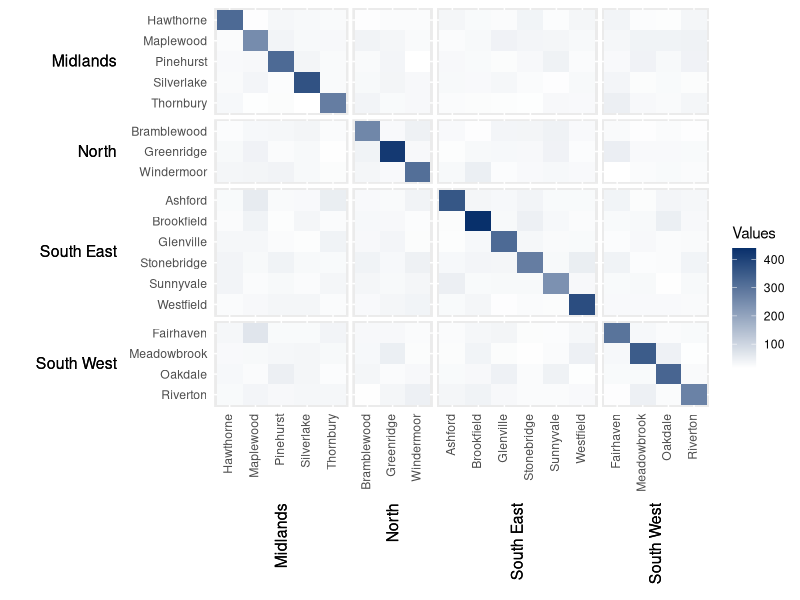
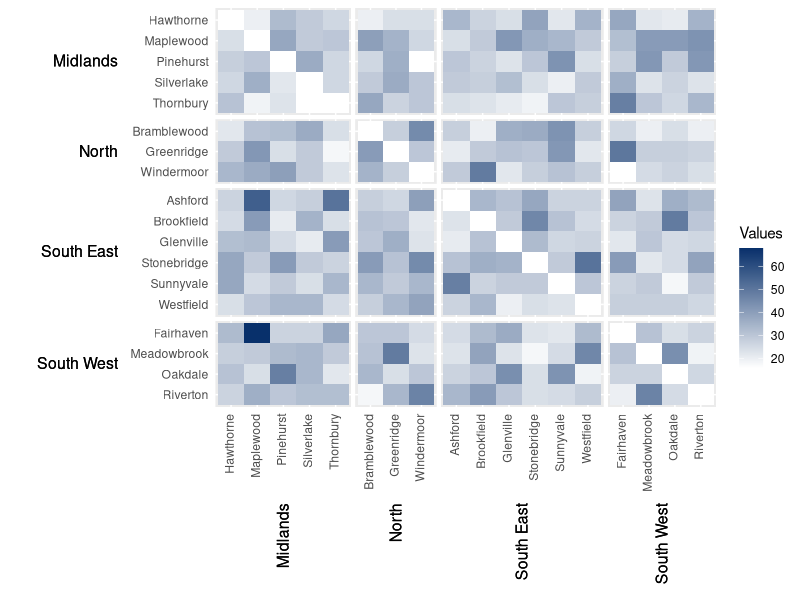
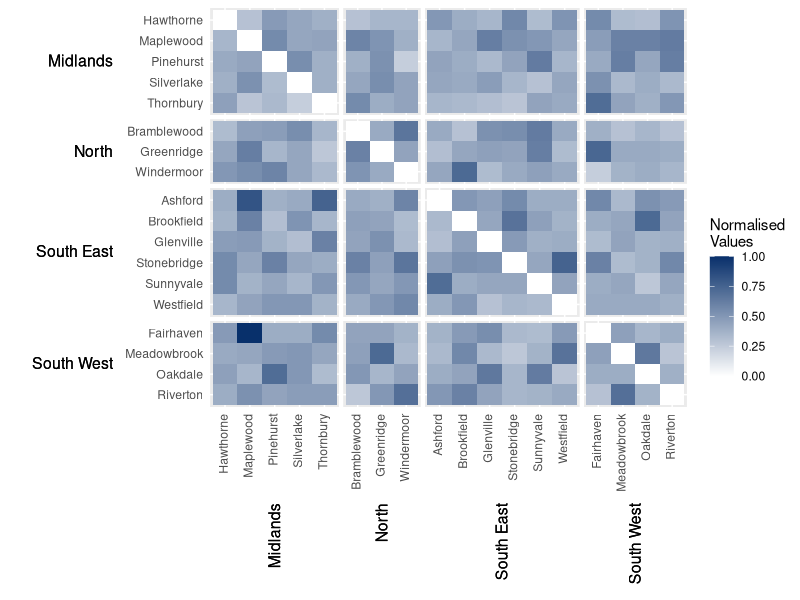
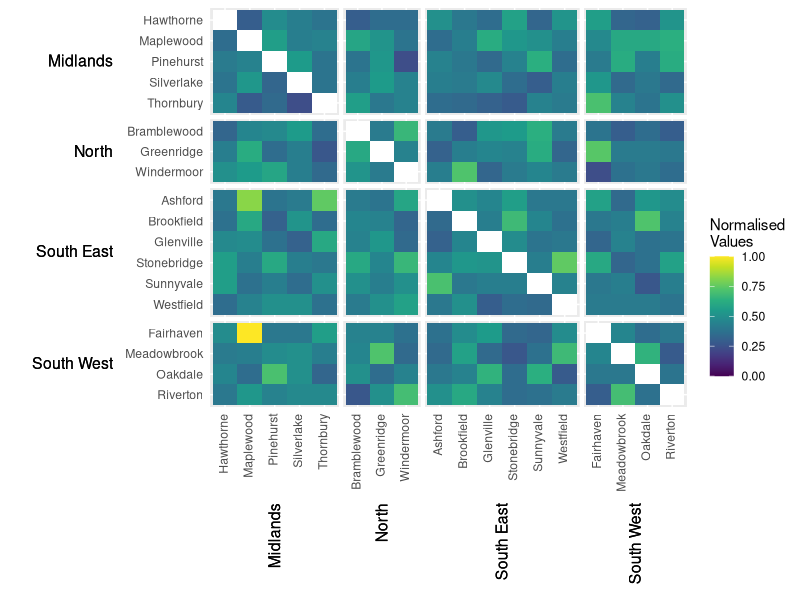
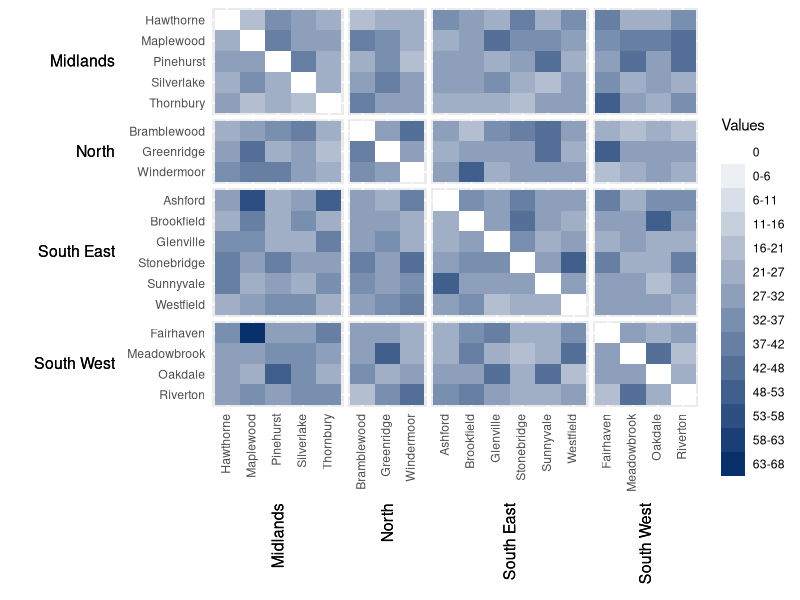
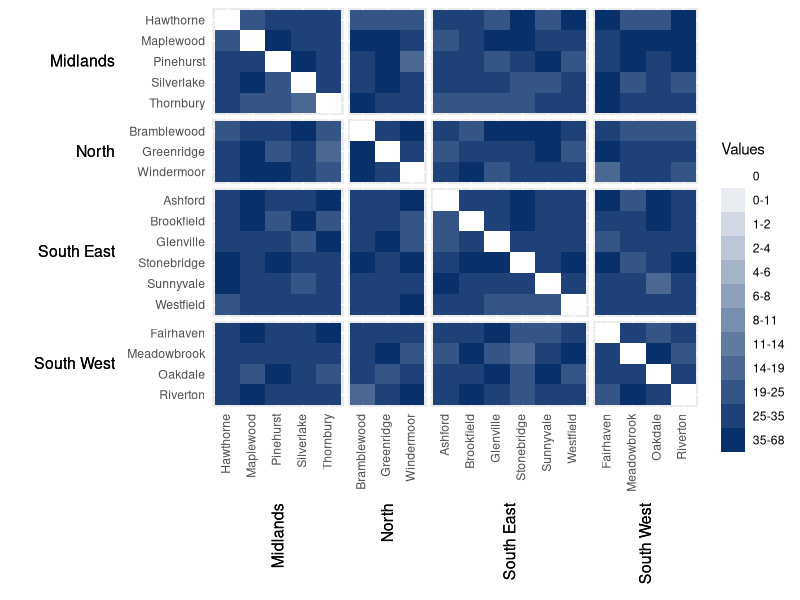
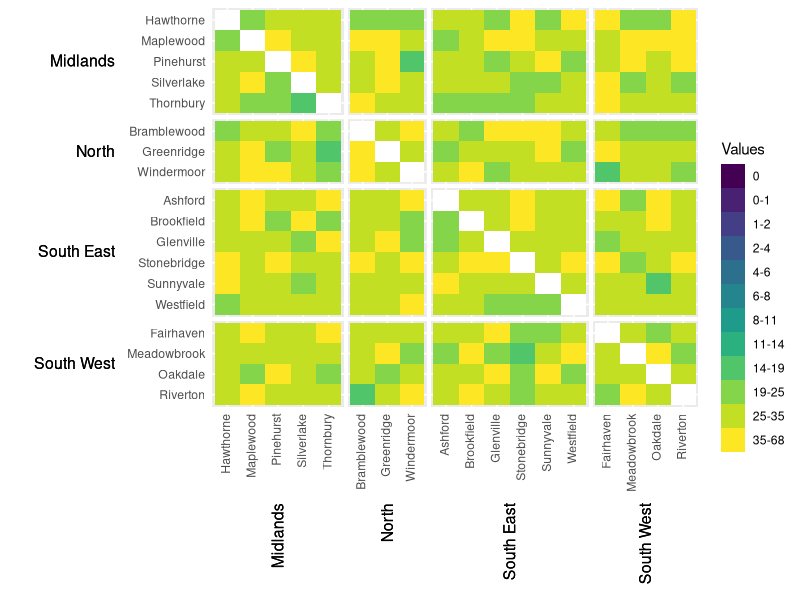
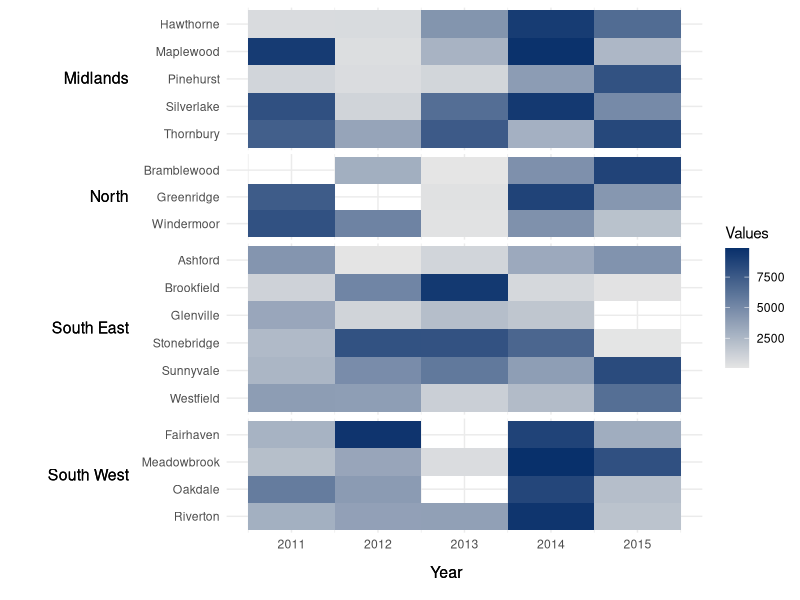

These figures' R source, in order:
## ---- chunk 1
knitr::opts_chunk$set(
  collapse = TRUE,
  comment = "#>"
)
## ---- chunk 2
library(dplyr)
library(purrr)
library(tidyr)
library(ggplot2)
library(patchwork)

# Create example_migration

# Define names of fake counties
fake_counties = c("Greenridge","Windermoor","Bramblewood","Silverlake",
                  "Thornbury","Maplewood","Hawthorne","Pinehurst",
                  "Riverton","Meadowbrook","Fairhaven","Oakdale","Stonebridge",
                  "Brookfield","Ashford","Glenville","Sunnyvale","Westfield")

# Create region county lookup tables
rc_lkp = data.frame(region = c(rep("North",3),rep("Midlands",5),
                               rep("South West",4),rep("South East",6)),
                    county = fake_counties)
og_lkp = rc_lkp %>% setNames(c("Origin Region"     ,"Origin County"     ))
dn_lkp = rc_lkp %>% setNames(c("Destination Region","Destination County"))

# Create dataframe of fake migration data
set.seed(1234)
example_migration = expand.grid(fake_counties,fake_counties) %>%
                    setNames(paste(c("Origin","Destination"),"County",sep=" ")) %>%
                    full_join(og_lkp) %>% full_join(dn_lkp) %>%
                    mutate(Migration = (1/rgamma(18*18, shape = 17, rate = 0.5)) %>%
                                       {. * 1000} %>% round())
example_migration[example_migration$`Origin County` ==
                  example_migration$`Destination County`,"Migration"] =
 example_migration[example_migration$`Origin County` ==
                   example_migration$`Destination County`,"Migration"] * 10

# Define names of fake counties
fake_counties = c("Greenridge","Windermoor","Bramblewood","Silverlake",
                  "Thornbury","Maplewood","Hawthorne","Pinehurst",
                  "Riverton","Meadowbrook","Fairhaven","Oakdale","Stonebridge",
                  "Brookfield","Ashford","Glenville","Sunnyvale","Westfield")



# Create example time_series

# Create dataframe of fake migration data
set.seed(1234)
example_time_series = data.frame(region = c(rep("North",3),rep("Midlands",5),
                                            rep("South West",4),rep("South East",6)),
                                 county = fake_counties,
                                 year_2011 = sample(1:10000,length(fake_counties)),
                                 year_2012 = sample(1:10000,length(fake_counties)),
                                 year_2013 = sample(1:10000,length(fake_counties)),
                                 year_2014 = sample(1:10000,length(fake_counties)),
                                 year_2015 = sample(1:10000,length(fake_counties))) %>%
  setNames(c("Region","County",2011:2015)) %>%
  pivot_longer(cols = `2011`:`2015`,
                      names_to = "Year",
                      values_to = "Immigration") %>%
  mutate(Year = as.numeric(Year))
example_time_series[sample(1:(length(fake_counties)*5),5),"Immigration"] = NA

# Define cg
cg = function(colour1, colour2, n = 15) {

  # Create a color palette function
  colour_func <- grDevices::colorRampPalette(c(colour1, colour2))

  # Generate the color gradient
  colour_gradient <- colour_func(n)

  # Return colour gradient
  return(colour_gradient)
}

# Define decimal places
decimalplaces <- function(x) {
  if (abs(x - round(x)) > .Machine$double.eps^0.5) {
    nchar(strsplit(sub('0+$', '', as.character(x)), ".", fixed = TRUE)[[1]][[2]])
  } else {
    return(0)
  }
}

# Define exp_seq
exp_seq = function(n,ln=15,exponent=2,round_values=TRUE,rmv_extremes=TRUE) {

  # Check variables have been entered correctly
  if (!is.numeric(exponent) || exponent < 1) { stop("`exponent` must be a numer greater than or equal to 1.") }

  # Create a sequence from 1 to n.
  # If `n` is specified as 1, the vector will be scaled to between 0 and 1.
  if (n == 1) {
    seq = seq(0, 1000, length.out = ln)
    round_values = FALSE
  } else {
    seq = seq(0, n, length.out = ln)
  }

  # Apply the logarithm to the sequence
  exp_seq = seq %>% {.^exponent}

  # Scale the sequence to the range [0, 1]
  min_val = min(exp_seq)
  max_val = max(exp_seq)
  one_seq = ((exp_seq - min_val) / (max_val - min_val))

  # Scale sequence to n
  if (round_values) {
    scaled_one_seq = one_seq %>% {. * n} %>% round()
  } else if (n == 1) {
    scaled_one_seq = one_seq
  } else {
    scaled_one_seq = one_seq %>% {. * n}
  }

  # Option to remove zero and the maximum value (i.e. `n`) from the beginning and the end of the vector
  if (rmv_extremes) {
    scaled_one_seq = scaled_one_seq %>% .[2:(length(.)-1)]
  }

  # Return scaled sequence
  return(scaled_one_seq)
}

# Define hhm
hhm = function(df,ylower,yupper,xlower,xupper,values,rm_diag=F,lgttl=NULL,bins=NULL,cbrks=NULL,cclrs=NULL,norm_lgd=F,lgdps=0,xttl_height=0.15,yttl_width=0.15) {

  # Define max value supplied to `values`
  if (rm_diag) {
    max_value = max(df[df[[xlower]] != df[[ylower]],values], na.rm = TRUE)
  } else {
    max_value = max(df[[values]], na.rm = TRUE)
  }

  # Check that supplied model inputs are compatible and won't cause errors
  if (!is.null(bins) && !is.null(cbrks)) { stop("The inputs bins and cbrks should not be supplied at the same time.
bins is used to break the data into a specific number of groups with equal intervals between the min and max values.
cbrks is used to manually break the data into groups based on the supplied thresholds.
Please provide either one or the other.") }
  if (!is.null(bins) && !is.null(cclrs)) {
    if (bins != length(cclrs)) { stop("If both bins and cclrs are provideds, bins and cclrs must both be vectors with cclrs having a length equal to the value of bins.") }
  }
  if (!is.null(cbrks) && rm_diag) {
    if ( (min(cbrks) <= 0) || (max(cbrks) >= max_value) ) { stop(paste0("All values in cbrks must be between 0 and the largest value provided to `values`.
In this instance rm_diag == TRUE, so only values not on the diagonal are considered.
All values provided to cbrks should therefore be between greater than 0 and less than ",max_value,".")) }
  }
  if (!is.null(cbrks) && rm_diag == F) {
    if ( !is.null(cbrks) && (min(cbrks) <= 0) || (max(cbrks) >= max_value) ) { stop(paste0("All values in cbrks must be between 0 and the largest value provided to `values`.
In this instance all values provided to cbrks should therefore be between greater than 0 and less than ",max_value,".")) }
  }
  if (!is.null(cbrks) && !is.null(cclrs)) {
    if ( length(cbrks) != (length(cclrs)-2) ) { stop("If both cbrks and cclrs are provided, cbrks and cclrs must both be vectors with cclrs having a length two longer than cbrks.") }
  }
  if (!is.null(cbrks) && norm_lgd) {
    if (min(range(cbrks)) <  0 || max(range(cbrks)) > 1) { stop("If normalising the values (norm_lgd == TRUE), all breaks provided to cbrks must be between 0 and 1.") }
  }
  if (!is.null(cbrks) && (cbrks %>% diff() %>% {. <= 0} %>% sum() %>% {. > 0})) { stop("Please ensure the values in cbrks are provided in ascending order.") }

  # Remove unwanted rows and format origin so geographies appear in alphabetical order
  df = df[,c(ylower,xlower,yupper,xupper,values)]

  # Define the groups to be shown along the x and y axes
  # If ordering of groups already defined via factor ordering, take this as the order
  # the groups should appear (top to bottom / left to right). # Otherwise, order groups alphabetically
  if (!is.null(df[[xupper]] %>% levels())) {
    xgrps = df[[xupper]] %>% levels()
  } else {
    xgrps = df[[xupper]] %>% unique() %>% sort()
  }
  if (!is.null(df[[yupper]] %>% levels())) {
    ygrps = df[[yupper]] %>% levels()
  } else {
    ygrps = df[[yupper]] %>% unique() %>% sort()
  }

  # If user specified to remove diagonal values, set all observations where ylower and xlower are identical to zero
  if (rm_diag) {
    df[df[[ylower]] == df[[xlower]],values] = NA
  }

  # Option to normalise values between 0-1 (only works if all values are positive)
  if (norm_lgd) {

    # If any values are negative, return error message
    if ((df[[values]] < 0) %>% sum(na.rm = TRUE) %>% {. > 0}) {stop("norm_lgd is only designed to be used if all values used to populate the heatmap are positive.")}

    # Otherwise normalise values
    df[[values]] = df[[values]] / max(df[[values]], na.rm = TRUE)

    # Unless a value other than zero is supplied (i.e. the user has manually specified a non-default value), set the number of decimal points shown in the legend to 3
    if (lgdps == 0) {
      lgdps = 3
    }
  }

  # Option to split legend into custom categories
  if (!is.null(cbrks)) { # If cbrks provided

    # Add the smallest value possible in R as a lower threshold to cbrks.
    # This ensures anything that is equal to, or less than, zero is included in the first group.
    cbrks = c(.Machine$double.xmin,cbrks)

    # Define names of custom breaks
    if (lgdps == 0) {
      brk_nms = c(0, paste(cbrks %>% .[2:length(.)] %>% c(0    ,.    ),
                           cbrks %>% .[2:length(.)] %>% c(.,max_value),
                           sep = "-"))
    } else if (norm_lgd) {
      brk_nms = c(0, paste(cbrks %>% .[2:length(.)] %>% c(0    ,.    ) %>% sprintf(fmt = paste0('%#.',lgdps,'f')),
                           cbrks %>% .[2:length(.)] %>% c(.,1        ) %>% sprintf(fmt = paste0('%#.',lgdps,'f')),
                           sep = "-"))
    } else {
      brk_nms = c(0, paste(cbrks %>% .[2:length(.)] %>% c(0    ,.    ) %>% sprintf(fmt = paste0('%#.',lgdps,'f')),
                           cbrks %>% .[2:length(.)] %>% c(.,max_value) %>% sprintf(fmt = paste0('%#.',lgdps,'f')),
                           sep = "-"))
    }

    # Create discrete scale based on these custom breaks
    df[[values]] = df[[values]] %>% findInterval(cbrks) %>% {. + 1} %>% addNA() %>%
      factor(levels = 1:length(brk_nms), labels = brk_nms)

  } else if (!is.null(bins)) { # If bins provided

    # Assign breaks to be equidistant thresholds between zero and maximum observed values
    # Also add the minimum possible value above zero as the first break in the sequence
    cbrks = seq(0, max(df[[values]], na.rm = TRUE), length.out = bins - 1) %>% .[2:(length(.)-1)] %>% c(.Machine$double.xmin,.)

    # Define names of custom breaks
    if (lgdps == 0) { # If set to show whole numbers
      # Round all values other than the first one (which is the minimum possible value above zero), up to the nearest whole number
      cbrks = c(.Machine$double.xmin, cbrks %>% .[2:length(.)] %>% ceiling())
      # Assign break names between zero and the maximum observed value in the data
      brk_nms = c(0, paste(cbrks %>% .[2:length(.)] %>% c(0    ,.    ),
                           cbrks %>% .[2:length(.)] %>% c(.,max_value),
                           sep = "-"))
    } else if (norm_lgd) { # If data has been normalised
      # Assign break names between 0 and 1 to the specified number of decimal points (lgdps)
      brk_nms = c(0, paste(cbrks %>% .[2:length(.)] %>% c(0    ,.    ) %>% sprintf(fmt = paste0('%#.',lgdps,'f')),
                           cbrks %>% .[2:length(.)] %>% c(.,1        ) %>% sprintf(fmt = paste0('%#.',lgdps,'f')),
                           sep = "-"))
    } else { # If using non-rounded, non-normalised data
      # Assign break names between zero and the maximum observed value in the data to the specified number of decimal points (lgdps)
      brk_nms = c(0, paste(cbrks %>% .[2:length(.)] %>% c(0    ,.    ) %>% sprintf(fmt = paste0('%#.',lgdps,'f')),
                           cbrks %>% .[2:length(.)] %>% c(.,max_value) %>% sprintf(fmt = paste0('%#.',lgdps,'f')),
                           sep = "-"))
    }

    # Create discrete scale based on these custom breaks
    df[[values]] = df[[values]] %>% findInterval(cbrks) %>%
      replace(. == length(cbrks), (length(cbrks)-.Machine$double.xmin)) %>%
      {. + 1} %>% addNA() %>%
      factor(levels = 1:length(brk_nms), labels = brk_nms)

  } else { # Otherwise define consistent legend scale range
    lg_lims = df[[values]] %>% range(na.rm = TRUE)
  }

  # Define legend title (if not defined by user)
  if (is.null(lgttl) && norm_lgd) {
    lgttl = "Normalised\nValues"
  } else if (is.null(lgttl) && norm_lgd == F) {
    lgttl = "Values"
  }

  # Create empty list to populate with ggplot heatmaps
  pl = list()

  # Define vectors capturing the number of lower categories in each upper group
  xglns = df %>% group_split(!!rlang::sym(xupper)) %>% purrr::map(~ .[[xlower]] %>% unique() %>% length()) %>% unlist()
  yglns = df %>% group_split(!!rlang::sym(yupper)) %>% purrr::map(~ .[[ylower]] %>% unique() %>% length()) %>% unlist()

  # Counter to keep track of interations of nested for loop
  i = 0

  # For each y-axis group
  for (ygrp in 1:length(ygrps)) {

    # For each x-axis group
    for (xgrp in 1:length(xgrps)) {

      # Increase interature counter by 1
      i = i + 1

      # Filter group-level migration data to only include origin and destination regions of interest
      sdf = df[df[[yupper]] == ygrps[ygrp] & df[[xupper]] == xgrps[xgrp],]

      # Order lower categories alphabetically
      sdf[[xlower]] = factor(sdf[[xlower]], levels = sdf[[xlower]] %>% unique() %>% sort()           )
      sdf[[ylower]] = factor(sdf[[ylower]], levels = sdf[[ylower]] %>% unique() %>% sort() %>% rev() )

      # Define main plot
      p = ggplot(sdf, aes(.data[[xlower]], .data[[ylower]])) +
        geom_tile(aes(fill = .data[[values]]), show.legend = TRUE) +
        theme(plot.margin = unit(rep(0,4), "cm"),
              axis.text.x  = element_text(angle = 90, hjust = 1.0, vjust = 0.3),
              axis.title.x = element_text(angle = 90, hjust = 0.5, vjust = 0.5),
              axis.title.y = element_text(angle =  0, hjust = 0.5, vjust = 0.5),
              axis.ticks   = element_blank()) +
        labs(x = xgrps[xgrp], y = ygrps[ygrp])

      # Define colour scale
      if (!is.null(cbrks) && !is.null(cclrs)) {
        p = p + scale_fill_manual(name = lgttl, values = cclrs                                  , drop = F, na.value = "white")
      } else if (!is.null(cbrks) && is.null(cclrs)) {
        p = p + scale_fill_manual(name = lgttl, values = cg("white","#08306B",(length(cbrks)+1)), drop = F, na.value = "white")
      } else if (is.null(cbrks) && !is.null(cclrs) && norm_lgd) {
        p = p + scale_fill_gradientn(name = lgttl, colours = cclrs                , limits = c(0,1) , na.value = "white")
      } else if (is.null(cbrks) && !is.null(cclrs) && norm_lgd == F) {
        p = p + scale_fill_gradientn(name = lgttl, colours = cclrs                , limits = lg_lims, na.value = "white")
      } else if (is.null(cbrks) && is.null(cclrs) && norm_lgd) {
        p = p + scale_fill_gradientn(name = lgttl, colours = cg("white","#08306B"), limits = c(0,1) , na.value = "white")
      } else if (is.null(cbrks) && is.null(cclrs) && norm_lgd == F) {
        p = p + scale_fill_gradientn(name = lgttl, colours = cg("white","#08306B"), limits = lg_lims, na.value = "white")
      }

      # To prevent legend showing NA values if rm_diag set to TRUE (in which case, diagonal set to NA), only show legend for plots that are not on the diagonal
      if (rm_diag && (sdf[[values]] %>% is.na() %>% sum() %>% {. > 0}) && (ygrp == xgrp) ) {
        p = p + theme(legend.position = "none")
      }

      # If bottom-left plot
      if (ygrp == length(ygrps) & xgrp == 1) {
        # Include provincia names on both axes
        p = p + theme(axis.title.x = element_blank(),
                      axis.title.y = element_blank())
      } else if (ygrp < length(ygrps) & xgrp == 1) { # If left-hand plot
        # Include provincia names on y-axis
        p = p + theme(axis.title.x = element_blank(),
                      axis.title.y = element_blank(),
                      axis.text.x  = element_blank())
      } else if (ygrp == length(ygrps) & xgrp > 1) { # If bottom plot
        # Include provincia names on x-axis
        p = p + theme(axis.title.x = element_blank(),
                      axis.title.y = element_blank(),
                      axis.text.y  = element_blank())
      } else { # If plot not on left of bottom edges of multiplot
        # Remove provincia names
        p = p + theme(axis.title.x = element_blank(),
                      axis.title.y = element_blank(),
                      axis.text.x  = element_blank(),
                      axis.text.y  = element_blank())
      }

      # Add ggplot to plot list
      pl[[i]] = p

    }

  }

  # Define plot heights and widths (including group titles)
  wds = c((sum(xglns)*yttl_width),xglns)
  hts = c(yglns,(sum(yglns)*xttl_height))

  # Define plot spacer
  ps = plot_spacer()

  # Create empty lists to be populated with plot titles
  xttls = list()
  yttls = list()

  # Define plot titles
  for (xgrp in 1:length(xgrps)) {
    xttls[[xgrp]] = plt_ttl(xgrps[xgrp])
  }
  for (ygrp in 1:length(ygrps)) {
    yttls[[ygrp]] = plt_ttl(ygrps[ygrp],axs="y")
  }

  # Create empty list to populate with both plot title and heatmap tiles in the correct order
  plts = list()

  # Define counters for subsetting plot title and heatmap lists, to ensure they are ordered correctly
  i = 1
  j = 1

  # For each group (row), assign each plot title, then the heatmap tiles within that row to plts list
  for (ygrp in 1:length(yttls)) {

    # Add plot title to list
    plts[[i]] = yttls[[ygrp]]

    # Add heatmap plots to list
    plts[(i+1):(i+length(xttls))] = pl[j:(j+length(xttls)-1)]

    # Adjust counters
    i = i + 1 + length(xttls)
    j = j +     length(xttls)
  }

  # Add x-axis plots
  plts[[length(plts)+1]] = ps
  plts[(length(plts)+1):(length(plts)+length(xttls))] = xttls

  # Define final plot
  plt = patchwork::wrap_plots(plts, widths = wds, heights = hts, guides = "collect")

  # Return final plot
  return(plt)
}

# Define log_seq
log_seq = function(n,ln=15,round_values=T,rmv_extremes=F) {

  # Create a sequence from 1 to n.
  # If `n` is specified as 1, the vector will be scaled to between 0 and 1.
  if (n == 1) {
    seq = seq(1, 1000, length.out = ln)
    round_values = F
  } else {
    seq = seq(1, n, length.out = ln-1)
  }

  # Apply the logarithm to the sequence
  log_seq = log(seq)

  # Scale the sequence to the range [0, 1]
  min_val = min(log_seq)
  max_val = max(log_seq)
  one_seq = ((log_seq - min_val) / (max_val - min_val))

  # Reverse pattern of scale so breaks are focussed on lower rather than upper end of scale
  one_seq_rev = one_seq %>% {. - max(.)} %>% {. * -1} %>% rev()

  # Scale sequence to n
  if (round_values) {
    scaled_one_seq = one_seq_rev %>% {. * n} %>% round() %>% .[2:length(.)] %>% c(0,1,.)
  } else if (n == 1) {
    scaled_one_seq = one_seq_rev
  } else {
    scaled_one_seq = one_seq_rev %>% {. * n} %>% .[2:length(.)] %>% c(0,.Machine$double.xmin,.)
  }

  # Option to remove zero and the maximum value (i.e. `n`) from the beginning and the end of the vector
  if (rmv_extremes) {
    scaled_one_seq = scaled_one_seq %>% .[2:(length(.)-1)]
  }

  # Return scaled sequence
  return(scaled_one_seq)
}

# Define plt_ttl
plt_ttl = function(ttl,axs="x",rotate_title=TRUE) {

  # If plotting on x-axis
  if (axs == "x") {

    # Place at top of plot
    p = ggplot(data.frame(x = 0:1, y = 0:1), aes(x = .data[["x"]], y = .data[["y"]])) +
      geom_point(col = "white") +
      coord_cartesian(xlim = c(0,1), ylim = c(0,1)) +
      theme_void() +
      theme(plot.margin = unit(rep(0,4), "cm"))

    # Speficy wehther title should be roated 90 degrees or not
    if (rotate_title) {
      p = p + geom_text(x = 0.495, y = 1.0, angle = 90, label = ttl, size = 4, hjust = 1)
    } else if (rotate_title == FALSE) {
      p = p + geom_text(x = 0.495, y = 0.5, angle =  0, label = ttl, size = 4, hjust = 1)
    } else {
      stop("rotate_title must be TRUE or FALSE.")
    }

  } else if (axs == "y") { # If plotting on y-axis

    # Place at left of plot
    p = ggplot(data.frame(x = 0:1, y = 0:1), aes(x = .data[["x"]], y = .data[["y"]])) +
      geom_point(col = "white") +
      coord_cartesian(xlim = c(0,1), ylim = c(0,1)) +
      theme_void() +
      theme(plot.margin = unit(rep(0,4), "cm"))

    # Speficy wehther title should be roated 90 degrees or not
    if (rotate_title) {
      p = p + geom_text(x = 1, y = 0.51, angle =  0, label = ttl, size = 4, hjust = 1)
    } else if (rotate_title == FALSE) {
      p = p + geom_text(x = 1, y = 0.51, angle = 90, label = ttl, size = 4, hjust = 1)
    } else {
      stop("rotate_title must be TRUE or FALSE.")
    }

  }

  # Return region name plot
  return(p)
}

# Define tshhm
tshhm = function(df,lower,upper,times,values,sort_lower="alphabetical",lgttl=NULL,bins=NULL,cbrks=NULL,cclrs=NULL,norm_lgd=F,lgdps=0,na_colour=NULL,xttl_height=0.05,yttl_width=0.15) {

  # Define max value supplied to `values`
  max_value = max(df[[values]], na.rm = TRUE)

  # Check that supplied model inputs are compatible and won't cause errors
  if (!is.null(bins) && !is.null(cbrks)) { stop("The inputs bins and cbrks should not be supplied at the same time.
bins is used to break the data into a specific number of groups with equal intervals between the min and max values.
cbrks is used to manually break the data into groups based on the supplied thresholds.
Please provide either one or the other.") }
  if (!is.null(bins) && !is.null(cclrs)) {
    if (bins != length(cclrs)) { stop("If both bins and cclrs are provideds, bins and cclrs must both be vectors with cclrs having a length equal to the value of bins.") }
  }
  if (!is.null(cbrks) && !is.null(cclrs)) {
    if ( length(cbrks) != (length(cclrs)-2) ) { stop("If both cbrks and cclrs are provided, cbrks and cclrs must both be vectors with cclrs having a length two longer than cbrks.") }
  }
  if (!is.null(cbrks) && norm_lgd) {
    if (min(range(cbrks)) <  0 || max(range(cbrks)) > 1) { stop("If normalising the values (norm_lgd == TRUE), all breaks provided to cbrks must be between 0 and 1.") }
  }
  if (!is.null(cbrks) && (cbrks %>% diff() %>% {. <= 0} %>% sum() %>% {. > 0})) { stop("Please ensure the values in cbrks are provided in ascending order.") }

  # Remove unwanted rows and format origin so geographies appear in alphabetical order
  df = df[,c(lower,upper,times,values)]

  # If no colour has been assigned for NA values, then remove them from the dataset
  if (is.null(na_colour)) {
    df = df %>% filter(!is.na(!!rlang::sym(values)))
  }

  # Define the groups to be shown along the y-axis
  # If ordering of groups already defined via factor ordering, take this as the order
  # the groups should appear (top to bottom). Otherwise, order groups alphabetically
  if (!is.null(df[[upper]] %>% levels())) {
    ygrps = df[[upper]] %>% levels()
  } else {
    ygrps = df[[upper]] %>% unique() %>% sort()
  }

  # Option to normalise values between 0-1 (only works if all values are positive)
  if (norm_lgd) {

    # If any values are negative, return error message
    if ((df[[values]] < 0) %>% sum(na.rm = TRUE) %>% {. > 0}) {stop("norm_lgd is only designed to be used if all values used to populate the heatmap are positive.")}

    # Otherwise normalise values
    df[[values]] = df[[values]] / max(df[[values]], na.rm = TRUE)

    # Unless a value other than zero is supplied (i.e. the user has manually specified a non-default value), set the number of decimal points shown in the legend to 3
    if (lgdps == 0) {
      lgdps = 3
    }
  }

  # Option to split legend into custom categories
  if (!is.null(cbrks)) { # If cbrks provided

    # Add the smallest value possible in R as a lower threshold to cbrks.
    # This ensures anything that is equal to, or less than, zero is included in the first group.
    cbrks = c(.Machine$double.xmin,cbrks)

    # Define names of custom breaks
    if (lgdps == 0) {
      brk_nms = c(0, paste(cbrks %>% .[2:length(.)] %>% c(0    ,.    ),
                           cbrks %>% .[2:length(.)] %>% c(.,max_value),
                           sep = "-"))
    } else if (norm_lgd) {
      brk_nms = c(0, paste(cbrks %>% .[2:length(.)] %>% c(0    ,.    ) %>% sprintf(fmt = paste0('%#.',lgdps,'f')),
                           cbrks %>% .[2:length(.)] %>% c(.,1        ) %>% sprintf(fmt = paste0('%#.',lgdps,'f')),
                           sep = "-"))
    } else {
      brk_nms = c(0, paste(cbrks %>% .[2:length(.)] %>% c(0    ,.    ) %>% sprintf(fmt = paste0('%#.',lgdps,'f')),
                           cbrks %>% .[2:length(.)] %>% c(.,max_value) %>% sprintf(fmt = paste0('%#.',lgdps,'f')),
                           sep = "-"))
    }

    # Create backup version of origin variable so rows can still be ordered by row total or row means
    if (sort_lower != "alphabetical") {
      df[[paste0(values,"_old")]] = df[[values]]
    }

    # Create discrete scale based on these custom breaks
    df[[values]] = df[[values]] %>% findInterval(cbrks) %>% {. + 1} %>% addNA() %>% factor(levels = 1:length(brk_nms), labels = brk_nms)

  } else if (!is.null(bins)) { # If bins provided

    # Assign breaks to be equidistant thresholds between zero and maximum observed values
    # Also add the minimum possible value above zero as the first break in the sequence
    cbrks = seq(0, max(df[[values]], na.rm = TRUE), length.out = bins - 1) %>% .[2:(length(.)-1)] %>% c(.Machine$double.xmin,.)

    # Define names of custom breaks
    if (lgdps == 0) { # If set to show whole numbers
      # Round all values other than the first one (which is the minimum possible value above zero), up to the nearest whole number
      cbrks = c(.Machine$double.xmin, cbrks %>% .[2:length(.)] %>% ceiling())
      # Assign break names between zero and the maximum observed value in the data
      brk_nms = c(0, paste(cbrks %>% .[2:length(.)] %>% c(0    ,.    ),
                           cbrks %>% .[2:length(.)] %>% c(.,max_value),
                           sep = "-"))
    } else if (norm_lgd) { # If data has been normalised
      # Assign break names between 0 and 1 to the specified number of decimal points (lgdps)
      brk_nms = c(0, paste(cbrks %>% .[2:length(.)] %>% c(0    ,.    ) %>% sprintf(fmt = paste0('%#.',lgdps,'f')),
                           cbrks %>% .[2:length(.)] %>% c(.,1        ) %>% sprintf(fmt = paste0('%#.',lgdps,'f')),
                           sep = "-"))
    } else { # If using non-rounded, non-normalised data
      # Assign break names between zero and the maximum observed value in the data to the specified number of decimal points (lgdps)
      brk_nms = c(0, paste(cbrks %>% .[2:length(.)] %>% c(0    ,.    ) %>% sprintf(fmt = paste0('%#.',lgdps,'f')),
                           cbrks %>% .[2:length(.)] %>% c(.,max_value) %>% sprintf(fmt = paste0('%#.',lgdps,'f')),
                           sep = "-"))
    }

    # Create backup version of origin variable so rows can still be ordered by row total or row means
    if (sort_lower != "alphabetical") {
      df[[paste0(values,"_old")]] = df[[values]]
    }

    # Create discrete scale based on these custom breaks
    df[[values]] = df[[values]] %>% findInterval(cbrks) %>%
      replace(. == length(cbrks), (length(cbrks)-.Machine$double.xmin)) %>%
      {. + 1} %>% addNA() %>%
      factor(levels = 1:length(brk_nms), labels = brk_nms)

  } else { # Otherwise define consistent legend scale range
    lg_lims = df[[values]] %>% range(na.rm = TRUE)
  }

  # Define legend title (if not defined by user)
  if (is.null(lgttl) && norm_lgd) {
    lgttl = "Normalised\nValues"
  } else if (is.null(lgttl) && norm_lgd == F) {
    lgttl = "Values"
  }

  # Create empty list to populate with ggplot heatmaps
  pl = list()

  # Define vectors capturing the number of lower categories in each upper group
  yglns = df %>% group_split(!!rlang::sym(upper)) %>% purrr::map(~ .[[lower]] %>% unique() %>% length()) %>% unlist()

  # For each y-axis group
  for (ygrp in 1:length(ygrps)) {

    # Filter group-level migration data to only include origin and destination regions of interest
    sdf = df[df[[upper]] == ygrps[ygrp],]

    # If breaking data into categories, and sorting values by row values, then use continuous version of values to sort rows
    if (is.null(cbrks) && sort_lower != "alphabetical") {
      sort_var = values
    } else if (!is.null(cbrks) && sort_lower != "alphabetical") {
      sort_var = paste0(values,"_old")
    }

    # Define how rows of the lower categories should be arranged
    if (sort_lower == "alphabetical") {
      sdf[[lower]] = factor(sdf[[lower]], levels = sdf[[lower]] %>% unique() %>% sort() %>% rev() )
    } else if (sort_lower == "sum_ascend") {
      sdf[[lower]] = factor(sdf[[lower]], levels = sdf %>% group_by(!!rlang::sym(lower)) %>%
                              summarise(sum = sum(!!rlang::sym(sort_var), na.rm = TRUE)) %>%
                              arrange(sum) %>% .[[lower]] %>% rev() )
    } else if (sort_lower == "sum_descend") {
      sdf[[lower]] = factor(sdf[[lower]], levels = sdf %>% group_by(!!rlang::sym(lower)) %>%
                              summarise(sum = sum(!!rlang::sym(sort_var), na.rm = TRUE)) %>%
                              arrange(sum) %>% .[[lower]] )
    } else if (sort_lower == "mean_ascend") {
      sdf[[lower]] = factor(sdf[[lower]], levels = sdf %>% group_by(!!rlang::sym(lower)) %>%
                              summarise(mean = mean(!!rlang::sym(sort_var), na.rm = TRUE)) %>%
                              arrange(mean) %>% .[[lower]] %>% rev() )
    } else if (sort_lower == "mean_descend") {
      sdf[[lower]] = factor(sdf[[lower]], levels = sdf %>% group_by(!!rlang::sym(lower)) %>%
                              summarise(mean = mean(!!rlang::sym(sort_var), na.rm = TRUE)) %>%
                              arrange(mean) %>% .[[lower]] )
    } else {
      stop("The variable sort_lower should be defined as one of the following: alphabetical, sum_ascend, sum_descend, mean_ascend, mean_descend.
See `?tshm` for details.")
    }

    # Define main plot
    p = ggplot(sdf, aes(.data[[times]], .data[[lower]])) +
      geom_tile(aes(fill = .data[[values]]), show.legend = TRUE) +
      theme_minimal() +
      theme(plot.margin = unit(rep(0,4), "cm"),
            axis.title.y = element_text(angle =  0, hjust = 20.0, vjust = 0.5),
            axis.ticks   = element_blank()) +
      #labs(y = ygrps[ygrp])
      labs(x = NULL, y = NULL)

    # Define colour scale
    if (is.null(na_colour)) {
      if (!is.null(cbrks) && !is.null(cclrs)) {
        p = p + scale_fill_manual(name = lgttl, values = cclrs                                   , drop = F, na.translate = FALSE)
      } else if (!is.null(cbrks) && is.null(cclrs)) {
        p = p + scale_fill_manual(name = lgttl, values = cg("grey90","#08306B",(length(cbrks)+1)), drop = F, na.translate = FALSE)
      } else if (is.null(cbrks) && !is.null(cclrs) && norm_lgd) {
        p = p + scale_fill_gradientn(name = lgttl, colours = cclrs                 , limits = c(0,1) )
      } else if (is.null(cbrks) && !is.null(cclrs) && norm_lgd == F) {
        p = p + scale_fill_gradientn(name = lgttl, colours = cclrs                 , limits = lg_lims)
      } else if (is.null(cbrks) && is.null(cclrs) && norm_lgd) {
        p = p + scale_fill_gradientn(name = lgttl, colours = cg("grey90","#08306B"), limits = c(0,1) )
      } else if (is.null(cbrks) && is.null(cclrs) && norm_lgd == F) {
        p = p + scale_fill_gradientn(name = lgttl, colours = cg("grey90","#08306B"), limits = lg_lims)
      }
    } else {
      if (!is.null(cbrks) && !is.null(cclrs)) {
        p = p + scale_fill_manual(name = lgttl, values = cclrs                                   , drop = F, na.value = na_colour)
      } else if (!is.null(cbrks) && is.null(cclrs)) {
        p = p + scale_fill_manual(name = lgttl, values = cg("grey90","#08306B",(length(cbrks)+1)), drop = F, na.value = na_colour)
      } else if (is.null(cbrks) && !is.null(cclrs) && norm_lgd) {
        p = p + scale_fill_gradientn(name = lgttl, colours = cclrs                 , limits = c(0,1) , na.value = na_colour)
      } else if (is.null(cbrks) && !is.null(cclrs) && norm_lgd == F) {
        p = p + scale_fill_gradientn(name = lgttl, colours = cclrs                 , limits = lg_lims, na.value = na_colour)
      } else if (is.null(cbrks) && is.null(cclrs) && norm_lgd) {
        p = p + scale_fill_gradientn(name = lgttl, colours = cg("grey90","#08306B"), limits = c(0,1) , na.value = na_colour)
      } else if (is.null(cbrks) && is.null(cclrs) && norm_lgd == F) {
        p = p + scale_fill_gradientn(name = lgttl, colours = cg("grey90","#08306B"), limits = lg_lims, na.value = na_colour)
      }
    }

    # To avoid creating multiple legends, if the user has specified a colour for NA values then do not show any legends
    # for plots where no NA values occured. This assumed that at least one plot the multiplot contains NA values, which seems
    # reasonable, as why else would the user bother to specify the colour of NA values)
    if (!is.null(na_colour) && (sdf[[values]] %>% is.na() %>% sum() %>% {. == 0}) ) {
      p = p + theme(legend.position = "none")
    }

    # If not bottom plot, remove x-axis text and title
    if (ygrp != length(ygrps)) {
      p = p + theme(axis.title.x = element_blank(),
                    axis.text.x  = element_blank())
    }

    # Add ggplot to plot list
    pl[[ygrp]] = p

  }

  # Define plot heights and widths (including group titles)
  wds = c(yttl_width,1)
  hts = c(yglns,(sum(yglns)*xttl_height))

  # Define plot spacer
  ps = plot_spacer()

  # Create empty list to be populated with plot titles
  yttls = list()

  # Define plot titles
  for (ygrp in 1:length(ygrps)) {
    yttls[[ygrp]] = plt_ttl(ygrps[ygrp],axs="y")
  }

  # Create empty list to populate with both plot title and heatmap tiles in the correct order
  plts = list()

  # Define counters for subsetting plot title and heatmap lists, to ensure they are ordered correctly
  i = 1
  j = 1

  # For each group (row), assign each plot title, then the heatmap tiles within that row to plts list
  for (ygrp in 1:length(yttls)) {

    # Add plot title to list
    plts[[i]] = yttls[[ygrp]]

    # Add heatmap plots to list
    plts[i+1] = pl[j]

    # Adjust counters
    i = i + 2
    j = j + 1
  }

  # Add x-axis plots
  plts[[length(plts)+1]] = ps
  plts[[length(plts)+1]] = plt_ttl(times, rotate_title = FALSE)

  # Define final plot
  plt = patchwork::wrap_plots(plts, widths = wds, heights = hts, guides = "collect")

  # Return final plot
  return(plt)
}
## ---- chunk 3
# Import dplyr for data cleaning
library(dplyr)

# Summarise hierarchical data structure
example_migration %>% group_by(`Origin Region`) %>% 
                      reframe(`Origin County` = unique(`Origin County`)) %>% 
                      setNames(c("Region","County"))
## ---- chunk 4
# Show data
head(example_migration)
## ---- chunk 5
# Create Intial heatmap
hierarchical_heatmap = hhm(df = example_migration,
                           ylower = "Origin County",
                           xlower = "Destination County",
                           yupper = "Origin Region",
                           xupper = "Destination Region",
                           values = "Migration",
                           yttl_width = 0.22,
                           xttl_height = 0.22)

# View result
hierarchical_heatmap
## ---- chunk 6
# Remove diagonal from heatmap (i.e. hide static populations)
removed_diag         = hhm(df = example_migration,
                           ylower = "Origin County",
                           xlower = "Destination County",
                           yupper = "Origin Region",
                           xupper = "Destination Region",
                           values = "Migration",
                           yttl_width = 0.22,
                           xttl_height = 0.22,
                           rm_diag = TRUE)

# View result
removed_diag
## ---- chunk 7
# Nomalise the legend
normalised_lgd       = hhm(df = example_migration,
                           ylower = "Origin County",
                           xlower = "Destination County",
                           yupper = "Origin Region",
                           xupper = "Destination Region",
                           values = "Migration",
                           yttl_width = 0.22,
                           xttl_height = 0.22,
                           rm_diag = TRUE,
                           norm_lgd = TRUE)

# View result
normalised_lgd
## ---- chunk 8
# Manually define colour scheme for heatmap (uses viridis colour scheme)
viridis_12 = c("#440154FF","#482173FF","#433E85FF","#38598CFF","#2D708EFF","#25858EFF",
               "#1E9B8AFF","#2BB07FFF","#51C56AFF","#85D54AFF","#C2DF23FF","#FDE725FF")

# Assign continuous colour scheme
cont_clrs            = hhm(df = example_migration,
                           ylower = "Origin County",
                           xlower = "Destination County",
                           yupper = "Origin Region",
                           xupper = "Destination Region",
                           values = "Migration",
                           yttl_width = 0.22,
                           xttl_height = 0.22,
                           rm_diag = TRUE,
                           norm_lgd = TRUE,
                           cclrs = viridis_12)

# View result
cont_clrs
## ---- chunk 9
# Break legends into a specified number of bins
# (of equal intervals between 0 and the maximum value in `values`)
bins_15              = hhm(df = example_migration,
                           ylower = "Origin County",
                           xlower = "Destination County",
                           yupper = "Origin Region",
                           xupper = "Destination Region",
                           values = "Migration",
                           yttl_width = 0.22,
                           xttl_height = 0.22,
                           rm_diag = TRUE,
                           bins = 15)

# View result
bins_15
## ---- chunk 10
# Manually break data into categories using user-specified intervals.
cbrks = log_seq(example_migration[example_migration[["Origin County"     ]] !=
                                  example_migration[["Destination County"]],] %>%
                .$Migration %>% max(), 12, rmv_extremes = TRUE)

# Show interval breaks
cbrks
## ---- chunk 11
# Manually assign legend categories
legend_cats          = hhm(df = example_migration,
                           ylower = "Origin County",
                           xlower = "Destination County",
                           yupper = "Origin Region",
                           xupper = "Destination Region",
                           values = "Migration",
                           yttl_width = 0.22,
                           xttl_height = 0.22,
                           rm_diag = TRUE,
                           cbrks = cbrks)

# View result
legend_cats
## ---- chunk 12
# Manually assign colours to legend categories
cat_clrs             = hhm(df = example_migration,
                           ylower = "Origin County",
                           xlower = "Destination County",
                           yupper = "Origin Region",
                           xupper = "Destination Region",
                           values = "Migration",
                           yttl_width = 0.22,
                           xttl_height = 0.22,
                           rm_diag = TRUE,
                           cbrks = cbrks,
                           cclrs = viridis_12)

# View result
cat_clrs
## ---- chunk 13
# Show data
head(example_time_series)
## ---- chunk 14
# Intial heatmap
time_series_heatmap = tshhm(df = example_time_series,
                            lower  = "County",
                            upper  = "Region",
                            times  = "Year",
                            values = "Immigration",
                            yttl_width  = 0.25)

# View result
time_series_heatmap
## ---- chunk 15
# Arrange counties within each region by total number of immigrants
# across all five years (ascending from top to bottom)
sort_ascending      = tshhm(df = example_time_series,
                            lower  = "County",
                            upper  = "Region",
                            times  = "Year",
                            values = "Immigration",
                            sort_lower = "sum_ascend",
                            yttl_width  = 0.25)

# View result
sort_ascending
## ---- chunk 16
# Nomalise the legend
normalised_lgd      = tshhm(df = example_time_series,
                            lower  = "County",
                            upper  = "Region",
                            times  = "Year",
                            values = "Immigration",
                            sort_lower = "sum_ascend",
                            norm_lgd = TRUE,
                            yttl_width  = 0.25)

# View result
normalised_lgd
## ---- chunk 17
# Assign continuous colour scheme
cont_clrs           = tshhm(df = example_time_series,
                            lower  = "County",
                            upper  = "Region",
                            times  = "Year",
                            values = "Immigration",
                            sort_lower = "sum_ascend",
                            norm_lgd = TRUE,
                            cclrs = viridis_12,
                            yttl_width  = 0.25)

# View result
cont_clrs
## ---- chunk 18
# Assign colour for NA values
na_clrs             = tshhm(df = example_time_series,
                            lower  = "County",
                            upper  = "Region",
                            times  = "Year",
                            values = "Immigration",
                            sort_lower = "sum_ascend",
                            norm_lgd = TRUE,
                            cclrs = viridis_12,
                            na_colour = "grey80",
                            yttl_width  = 0.25)

# View result
na_clrs
## ---- chunk 19
# Break legends into a specified number of bins
# (of equal intervals between 0 and the maximum value in `values`)
bins_15             = tshhm(df = example_time_series,
                            lower  = "County",
                            upper  = "Region",
                            times  = "Year",
                            values = "Immigration",
                            sort_lower = "sum_ascend",
                            bins = 15,
                            yttl_width  = 0.25)

# View result
bins_15
## ---- chunk 20
# Manually break data into categories using user-specified intervals.
cbrks = log_seq(example_time_series %>% .$Immigration %>% max(na.rm = TRUE),
                12, rmv_extremes = TRUE)

# Show breaks
cbrks
## ---- chunk 21
# Manually assign legend categories
legend_cats         = tshhm(df = example_time_series,
                            lower  = "County",
                            upper  = "Region",
                            times  = "Year",
                            values = "Immigration",
                            sort_lower = "sum_ascend",
                            cbrks = cbrks,
                            yttl_width  = 0.25)

# View result
legend_cats
## ---- chunk 22
# Manually assign colours to legend categories
cat_clrs            = tshhm(df = example_time_series,
                            lower  = "County",
                            upper  = "Region",
                            times  = "Year",
                            values = "Immigration",
                            sort_lower = "sum_ascend",
                            cbrks = cbrks,
                            cclrs = viridis_12,
                            na_colour = "grey80",
                            yttl_width  = 0.25)

# View result
cat_clrs
## ---- chunk 23
# Manually define order of x-axis and groups using factor levels
new_time_series = example_time_series %>%
                  mutate(Year   = factor(Year,
                                         levels = c(2012,2011,2014,
                                                    2013,2015)),
                         Region = factor(Region,
                                         levels = c("North","Midlands",
                                                    "South West",
                                                    "South East")))

# Manually define order of x-axis and groups
rearrange_axes      = tshhm(df = new_time_series,
                            lower  = "County",
                            upper  = "Region",
                            times  = "Year",
                            values = "Immigration",
                            sort_lower = "sum_ascend",
                            cbrks = cbrks,
                            cclrs = viridis_12,
                            na_colour = "grey80",
                            yttl_width  = 0.25)

# View result
rearrange_axes
